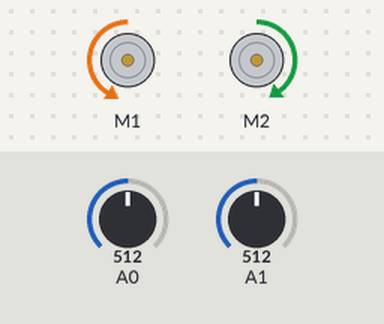
The sketch below on a simulated Arduino Uno, built with avr-gcc and run on an emulated ATmega328P. On the bench: 2 × DC motor (green arrow = forward, orange = backward, longer = faster). Inputs (shaded band) come from the test bench; at power-on: A0 = 512, A1 = 512. What the sketch prints to the serial monitor is not drawn.

Above: at 1.5 s.
At 3.5 s:
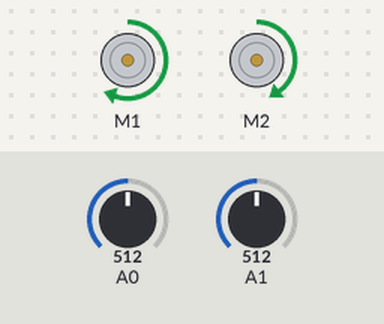
Timing chart, 0 to 8.1 s (numbered marks = the images above):
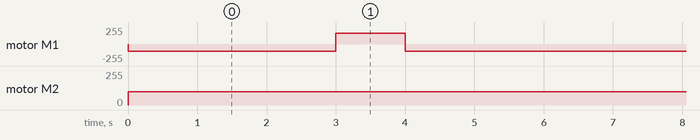

The sketch:

Go_round.ino
```cpp
#include <Wire.h>
#include <Adafruit_MotorShield.h>
#include "utility/Adafruit_MS_PWMServoDriver.h" //necessary libraries to allow the motor to run

Adafruit_MotorShield AFMS = Adafruit_MotorShield(); //creates the adafruit object
Adafruit_DCMotor *myMotorLeft = AFMS.getMotor(1); //request the left wheel motor - should be on whatever number is inside getMotor()
Adafruit_DCMotor *myMotorRight = AFMS.getMotor(2);

float leftscale = 1.5;
float rightscale = 1; //adjust these

void setup() {
  // put your setup code here, to run once:
  Serial.begin(9600);
  Serial.println("Started");

  AFMS.begin();

}

void loop() {
  // put your main code here, to run repeatedly:
  go_round();
}

void go_round() {

  left_turn();

  //RIGHT ARC
  bool off_line = true; //so while loop starts
  unsigned long StartTime = millis();
  while (millis() - StartTime <= 1000 /*or off_line = true*/) { // will start arc NOT looking at sensor (as it moves off line) then after a time will continue arc till reaches line again
    int left_light_s = analogRead(A1);
    int right_light_s = analogRead(A0);

    myMotorLeft->setSpeed(106*leftscale); //right turn arc around fruit (hopefully), adjust scales to arc around tighter/looser
    myMotorRight->setSpeed(100*rightscale);
    myMotorLeft->run(FORWARD);
    myMotorRight->run(FORWARD);

    if (left_light_s >200 and right_light_s >200) { //adjust for actual values
      off_line = false;
    }
  }
  //leaves while loop when line found again, so needs to turn left again (this might be unneeded if line follower good enough)
  left_turn();


}

void left_turn(){
  unsigned long StartTime = millis();
  while (millis() - StartTime <= 3000) { //adjust to end at left turn
  myMotorLeft->setSpeed(106); //taken from line follower new for straight forwards, reversed one to spin on a point
  myMotorRight->setSpeed(100);
  myMotorLeft->run(BACKWARD);
  myMotorRight->run(FORWARD);
  }
}
```

Measured:
- by itself, motor M1: repeats every 7.0 s: forward 159/255 1.0 s, backward 106/255 6.0 s
- by itself, motor M2: stopped → forward 100/255 at 0.00 s
